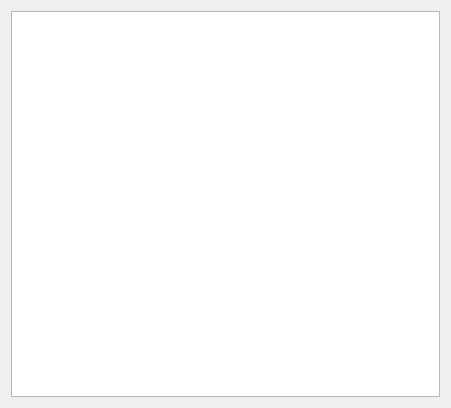
<?xml version="1.0" encoding="UTF-8"?>
<ui version="4.0">
 <class>Dialog</class>
 <widget class="QDialog" name="Dialog">
  <property name="geometry">
   <rect>
    <x>0</x>
    <y>0</y>
    <width>451</width>
    <height>408</height>
   </rect>
  </property>
  <property name="windowTitle">
   <string>Tank Ultimate</string>
  </property>
  <layout class="QHBoxLayout" name="horizontalLayout">
   <item>
    <widget class="QGraphicsView" name="graphicsView">
     <property name="backgroundBrush">
      <brush brushstyle="Dense5Pattern">
       <color alpha="255">
        <red>78</red>
        <green>132</green>
        <blue>144</blue>
       </color>
      </brush>
     </property>
    </widget>
   </item>
  </layout>
 </widget>
 <layoutdefault spacing="6" margin="11"/>
 <resources/>
 <connections/>
</ui>
